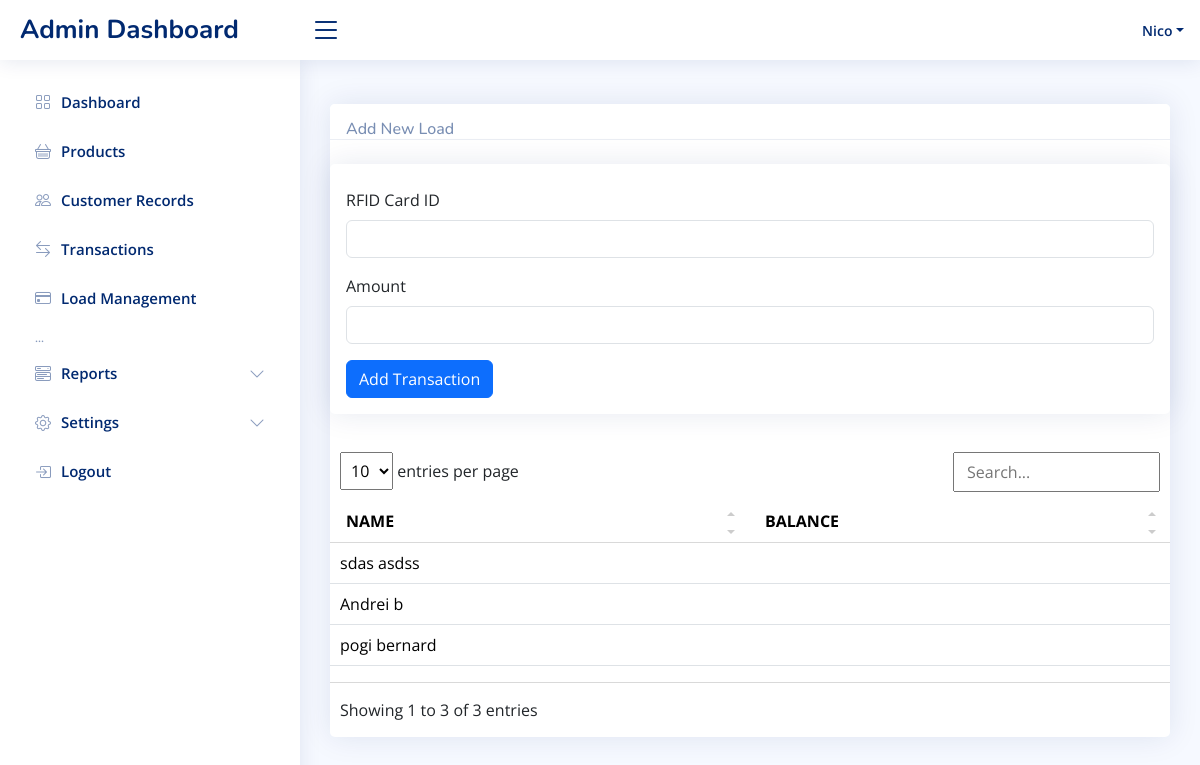
Page /loadManagement/loadMoney.php (signed in) on the earlier database version.
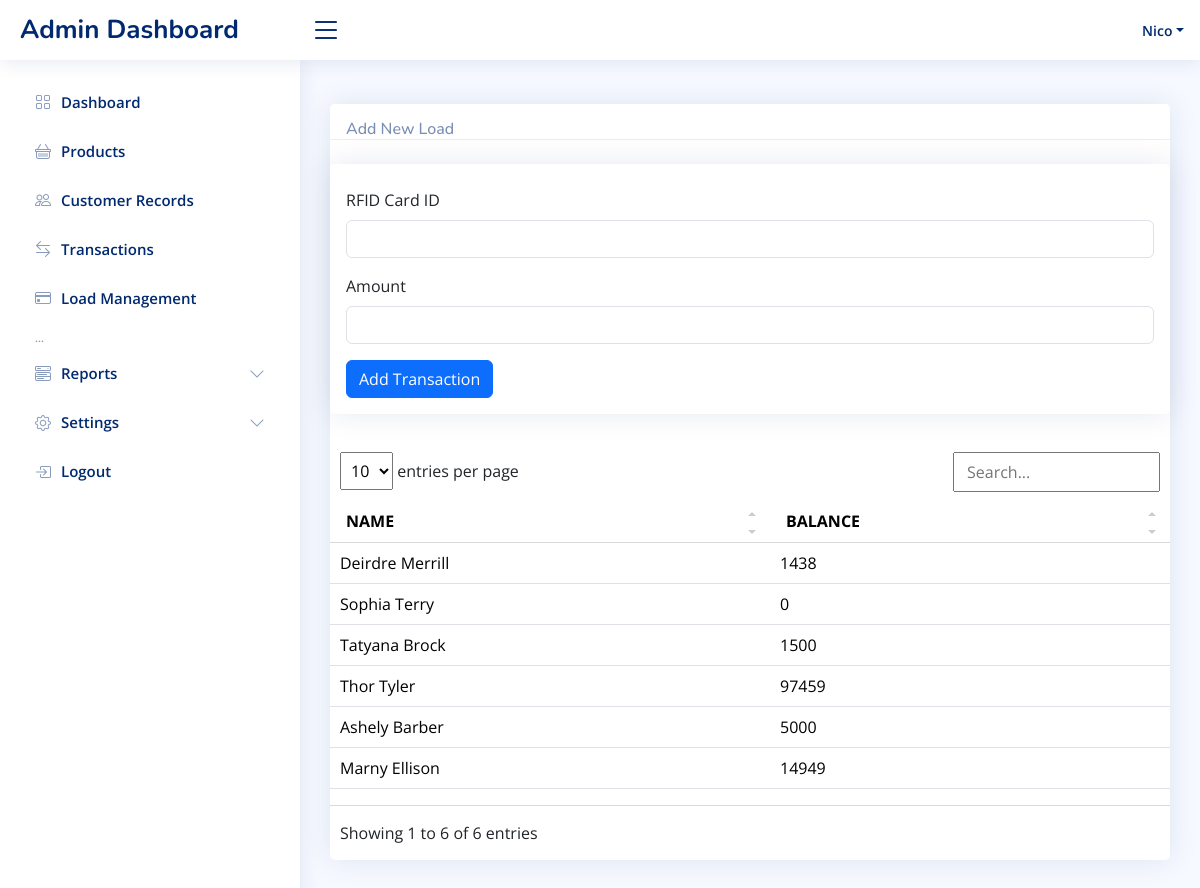
Same page on the later database version.
### tables this page shows
CREATE TABLE `rfid_cards` (
  `id` int(11) NOT NULL AUTO_INCREMENT,
  `rfid_card_id` varchar(255) NOT NULL,
  `customer_id` int(20) NOT NULL,
  `balance` int(240) NOT NULL,
  `created_at` timestamp NOT NULL DEFAULT current_timestamp(),
  PRIMARY KEY (`id`),
  KEY `rfid_cards_customer_id_foreign` (`customer_id`) USING BTREE
);

CREATE TABLE `customer` (
  `id` int(255) NOT NULL AUTO_INCREMENT,
  `first_name` varchar(100) NOT NULL,
  `middle_name` varchar(100) NOT NULL,
  `last_name` varchar(100) NOT NULL,
  `suffix` varchar(15) NOT NULL,
  `region_id` varchar(255) NOT NULL,
  `province_id` varchar(255) NOT NULL,
  `municipality_id` varchar(255) NOT NULL,
  `barangay_id` varchar(255) NOT NULL,
  `sex` varchar(20) NOT NULL,
  `civil_status` varchar(20) NOT NULL,
  `date` timestamp NOT NULL DEFAULT current_timestamp() ON UPDATE current_timestamp(),
  PRIMARY KEY (`id`),
  UNIQUE KEY `province_id` (`province_id`),
  KEY `municipality_id` (`municipality_id`),
  KEY `barangay_id` (`barangay_id`),
  KEY `region_id` (`region_id`)
);

### loadManagement/loadMoney.php (the view, shortened to what this page needs)
<?php
include_once('../db_conn.php');
$customer_info_query = "SELECT rfid_cards.customer_id, customer.first_name, customer.last_name, rfid_cards.balance
                        FROM rfid_cards
                        JOIN customer ON rfid_cards.customer_id = customer.id";
$customer_info_result = mysqli_query($con, $customer_info_query);
include '../includes/header.php';
include '../includes/navbar.php';
include '../includes/sidebar.php';
include '../includes/footer.php';
?>
<main id="main" class="main">
    <div class="col-md-12 mb-lg0 mb-4">
        <div class="card mt-4">
            <div class="card-header pb-0 p-3">
                <div class="row">
                    <div class="col-6 d-flex align-items-center">
                        <h6 class="mb-0">Add New Load</h6>
                    </div>
                </div>
            </div>
            <div class="row">
                <div class="col-md-12 mt-4">
                    <div class="card">
                        <div class="card-body pt-4 p-3">
                            <form action="loadMoney.php" method="POST">
                                <div class="mb-3">
                                    <label for="rfid" class="form-label">RFID Card ID</label>
                                    <input type="text" class="form-control" id="rfid" name="rfid_card_id" required>
                                </div>
                                <div class="mb-3">
                                    <label for="amount" class="form-label">Amount</label>
                                    <input type="text" class="form-control" id="amount" name="amount" required>
                                </div>
                                <button type="submit" class="btn btn-primary">Add Transaction</button>
                            </form>
                        </div>
                    </div>
                </div>
            </div>
            <table id="myTable" class="table datatable">
                <thead>
                    <tr>
                        <th scope="col">NAME</th>
                        <th scope="col">BALANCE</th>
                    </tr>
                </thead>
                <tbody>
                    <?php
                    while ($row = mysqli_fetch_assoc($customer_info_result)) {
                    ?>
                        <tr>
                            <td><?php echo $row['first_name'] . ' ' . $row['last_name']; ?></td>
                            <td><?php echo $row['balance']; ?></td>
                        </tr>
                    <?php
                    }
                    ?>
                </tbody>
            </table>
        </div>
    </div>
</main>

Differences in the rows shown:
no longer on this page (row edited): rfid_cards: customer.first_name "sdas", customer.last_name "asdss"
no longer on this page (row edited): rfid_cards: customer.first_name "Andrei", customer.last_name "b"
no longer on this page (row edited): rfid_cards: customer.first_name "pogi", customer.last_name "bernard"
added rfid_cards: customer.first_name "Deirdre", customer.last_name "Merrill", balance "1438"
added rfid_cards: customer.first_name "Sophia", customer.last_name "Terry", balance "0"
added rfid_cards: customer.first_name "Tatyana", customer.last_name "Brock", balance "1500"
added rfid_cards: customer.first_name "Thor", customer.last_name "Tyler", balance "97459"
added rfid_cards: customer.first_name "Ashely", customer.last_name "Barber", balance "5000"
added rfid_cards: customer.first_name "Marny", customer.last_name "Ellison", balance "14949"
Other differences:
text written by a page script: "entries per page Showing 1 to 3 of 3 entries" → "entries per page Showing 1 to 6 of 6 entries"
